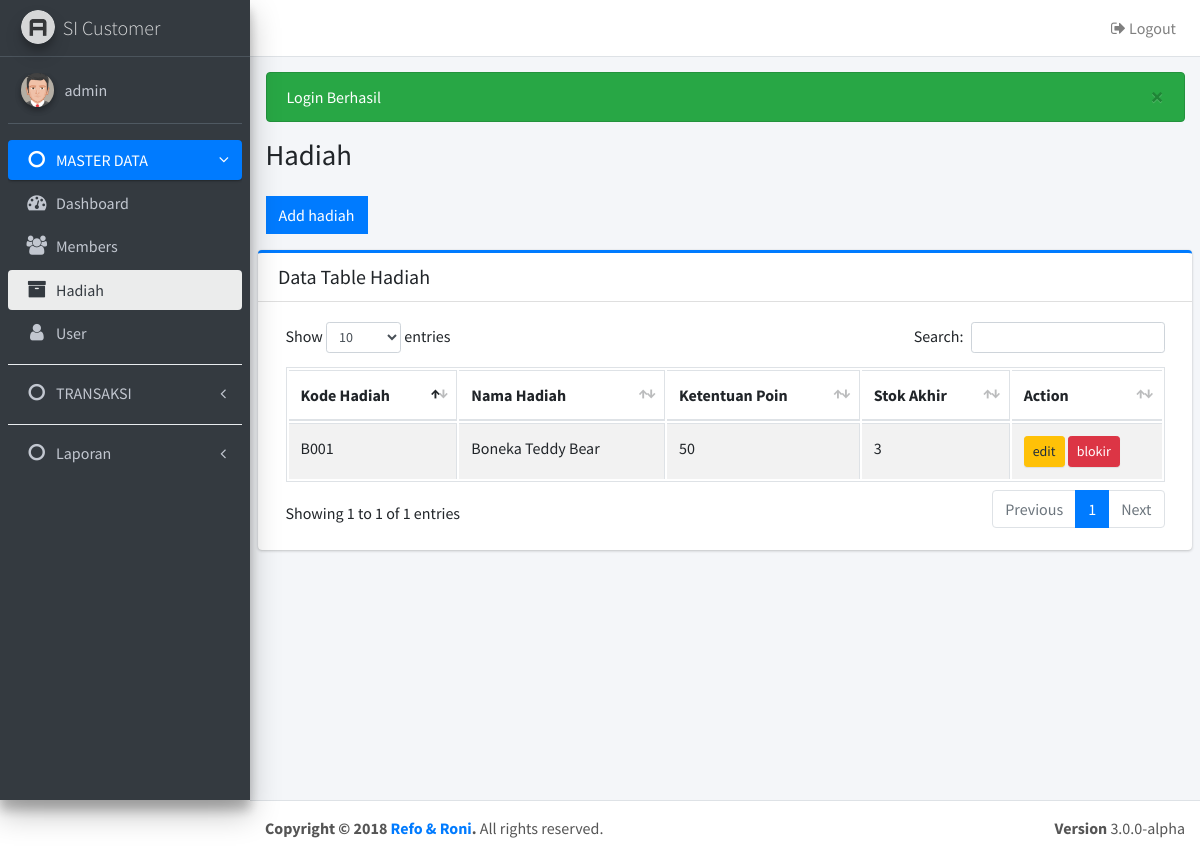
/hadiah.php (signed in), run on an earlier commit of the app's database.
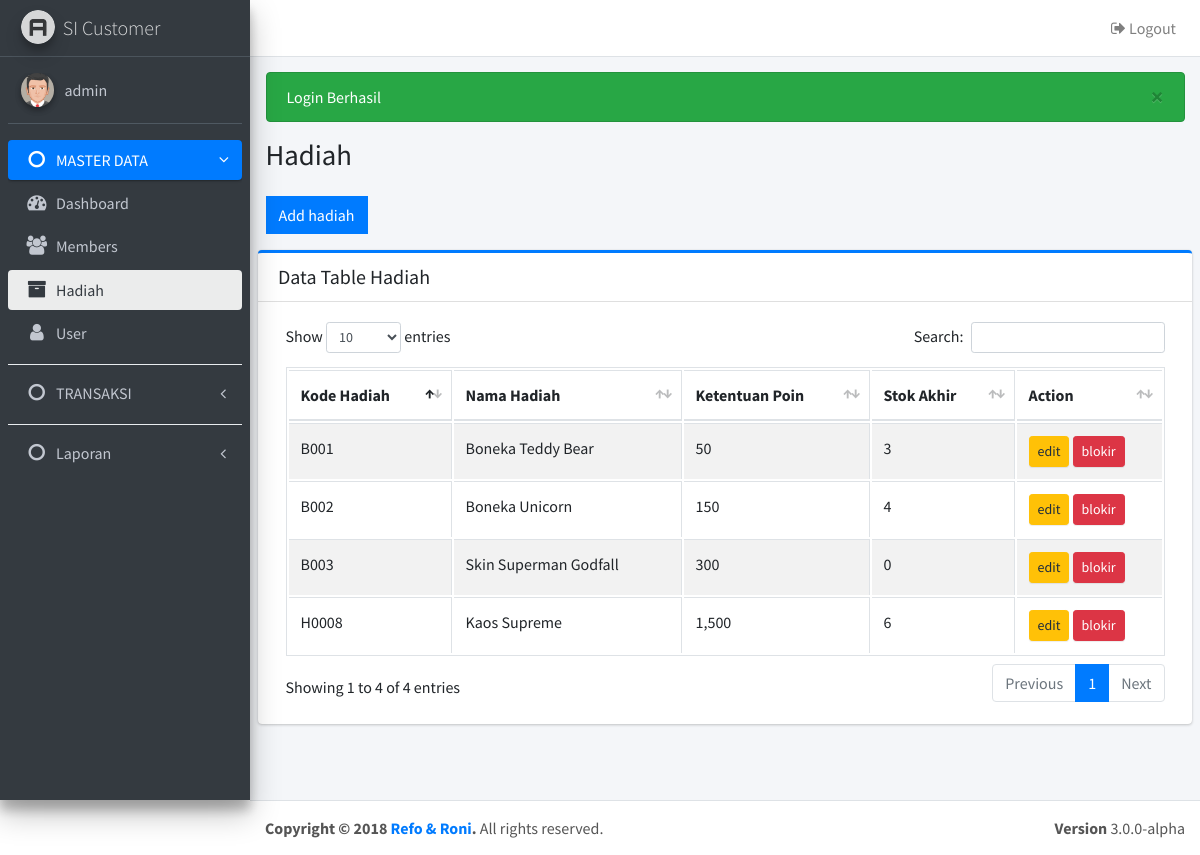
And on a later commit of the database.
### tables this page shows
CREATE TABLE `hadiah` (
  `kd_hadiah` varchar(10) NOT NULL,
  `nama_hadiah` varchar(200) NOT NULL,
  `ketentuan_poin` int(11) NOT NULL,
  `stok` int(11) NOT NULL,
  `stat` int(11) NOT NULL
);

### hadiah.php (the view, shortened to what this page needs)
<?php
include "config/koneksi.php";
require_once 'layout/header.php';
require_once 'layout/navbar.php';
require_once 'layout/sidebar.php';
?>
<section class="content">
  	<div class="col-md-6">
      	<a data-toggle="collapse" href="#collapseMember" class="btn btn-flat btn-primary"><?= (!isset($_GET['kd']) ? 'Add hadiah' : 'Edit hadiah') ?></a>
  	</div>
</section>
<section class="content">
 <div class="card card-primary card-outline">
    <div class="card-header">
      <h3 class="card-title">Data Table Hadiah</h3>
    </div>
    <div class="card-body">
      <table id="example1" class="table table-bordered table-striped">
        <thead>
            <tr>
              <th>Kode Hadiah</th>
              <th>Nama Hadiah </th>
              <th>Ketentuan Poin</th>
              <th>Stok Akhir</th>
              <th>Action</th>
            </tr>
        </thead>
        <tbody>
        	<?php $sql = $db->query("SELECT * FROM hadiah WHERE stat = 1");
        	foreach($sql as $row){ ?>
            <tr>
              <td><?= $row['kd_hadiah'] ?></td>
              <td><?= ucwords($row['nama_hadiah']) ?></td>
              <td><?= number_format($row['ketentuan_poin']) ?></td>
              <td><?= $row['stok'] ?></td>
              <td>
              	<a href="hadiah.php?kd=<?= $row['kd_hadiah'] ?>" class="btn btn-warning btn-sm">
              		edit
              	</a>
			  	<a href="proses/delete.php?to=hadiah&kd=<?= $row['kd_hadiah'] ?>" class="btn btn-danger btn-sm" onclick="return confirm('Yakin akan menghapus hadiah?')">
			  		blokir
			  	</a>
              </td>
            </tr>
        	<?php } ?>
      </table>
    </div>
  </div>
</section>
<?php require_once('layout/footer.php') ?>

### config/koneksi.php (shortened to what this page needs)
<?php
function msghandling($arr = array("danger", "success", "warning")){
	foreach($arr as $r){
		if(isset($_SESSION[$r])){
			echo "<div class='alert alert-$r'>$_SESSION[$r] <button type='button' class='close' data-dismiss='alert' aria-hidden='true'>&times;</button> </div>";
		}
	}
}
 ?>

What changed in the data, as far as the page shows it:
added hadiah: kd_hadiah "B002", nama_hadiah "Boneka Unicorn", ketentuan_poin "150", stok "4"
added hadiah: kd_hadiah "B003", nama_hadiah "Skin Superman Godfall", ketentuan_poin "300", stok "0"
added hadiah: kd_hadiah "H0008", nama_hadiah "Kaos Supreme", ketentuan_poin "1,500", stok "6"
Also different on the page:
text written by a page script: "Show entries Search: Showing 1 to 1 of 1 entries Previous 1 Next" → "Show entries Search: Showing 1 to 4 of 4 entries Previous 1 Next"
